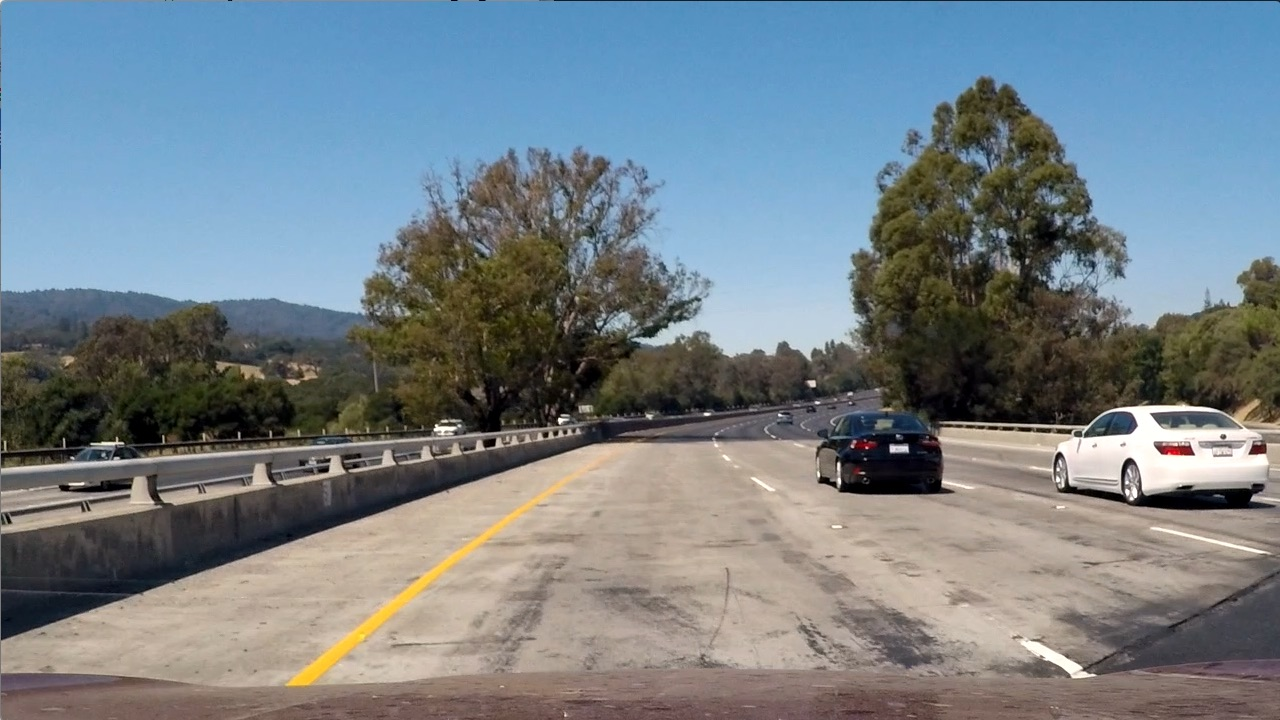
#> input picture test1.jpg, 1280 x 720 px
$ python -i change_prespective.py   (imports and definitions only)
#> lines starting #> are read from the running program, lines starting #| are printed output that depends on the picture; after the words box and inside, x2 and y2 are one past the last pixel; in counts of white or black regions, pixels touching at a corner belong together
import cv2
import numpy as np
import cv2 as cv
import matplotlib.pyplot as plt
import matplotlib

# [1 line not run here, left out]


# [7 lines left out: function warp, not called in this run]


def abs_sobel_thresh(img, orient='x', sobel_kernel=3, thresh=(0, 255)):
    gray = cv.cvtColor(img, cv.COLOR_BGR2GRAY)
    if orient == 'x':
        _sobel = cv.Sobel(gray, cv.CV_64F, 1, 0, ksize=sobel_kernel)
    else:
        _sobel = cv.Sobel(gray, cv.CV_64F, 0, 1, ksize=sobel_kernel)
    abs_sobel = np.absolute(_sobel)
    scaled_sobel = np.uint8(255 * abs_sobel / np.max(abs_sobel))
    s_binary = np.zeros_like(scaled_sobel)
    s_binary[(scaled_sobel > thresh[0]) & (scaled_sobel < thresh[1])] = 1
    return s_binary


def mag_thresh(img, sobel_kernel=3, thresh_mag=(0, 255)):
    gray = cv.cvtColor(img, cv.COLOR_BGR2GRAY)
    x_sobel = cv.Sobel(gray, cv.CV_64F, 1, 0, ksize=sobel_kernel)
    y_sobel = cv.Sobel(gray, cv.CV_64F, 0, 1, ksize=sobel_kernel)
    abs_sobelx = np.absolute(x_sobel)
    abs_sobely = np.absolute(y_sobel)
    magnitude = np.sqrt(np.square(abs_sobelx) + np.square(abs_sobely))
    scaled_magnitude = np.uint8(255 * magnitude / np.max(magnitude))
    s_binary = np.zeros_like(scaled_magnitude)
    s_binary[(scaled_magnitude >= thresh_mag[0]) & (scaled_magnitude <= thresh_mag[1])] = 1
    return s_binary


def dir_thresh(img, sobel_kernel=3, thresh_=(0, np.pi / 2)):
    gray = cv.cvtColor(img, cv.COLOR_BGR2GRAY)
    x_sobel = cv.Sobel(gray, cv.CV_64F, 1, 0, ksize=sobel_kernel)
    y_sobel = cv.Sobel(gray, cv.CV_64F, 0, 1, ksize=sobel_kernel)
    abs_sobelx = np.absolute(x_sobel)
    abs_sobely = np.absolute(y_sobel)
    direction = np.arctan2(abs_sobely, abs_sobelx)
    s_binary = np.zeros_like(direction)
    s_binary[(direction >= thresh_[0]) & (direction <= thresh_[1])] = 1
    return s_binary


def hls_select(_image, thresh=(0, 255)):
    hls = cv.cvtColor(_image, cv.COLOR_BGR2HLS)
    s_channel = hls[:, :, 2]
    binary_output = np.zeros_like(s_channel)
    binary_output[(s_channel >= thresh[0]) & (s_channel <= thresh[1])] = 1
    return binary_output


def binarization(img):
    gradx = abs_sobel_thresh(img, 'x', 5, (40, 100))
    grady = abs_sobel_thresh(img, 'y', 5, (40, 100))
    mag_binary = mag_thresh(img, 5, (40, 100))
    dir_binary = dir_thresh(img, 13, (0.7, 1.3))
    HLS = hls_select(img, (110, 255))
    combined = np.zeros_like(dir_binary)
    combined[((gradx == 1) & (grady == 1)) | ((mag_binary == 1) & (dir_binary == 1)) | HLS == 1] = 1
    return combined

# [38 lines of commented-out code are left out]

>>> import cv2
>>> picture = cv2.imread('test1.jpg')
#> picture is the input picture: shape (720, 1280, 3); mean B, G, R 135.5, 128.7, 117.5
>>> result = binarization(picture)
#> in binarization, `gradx = abs_sobel_thresh(img, 'x', 5, (40, 100))`:
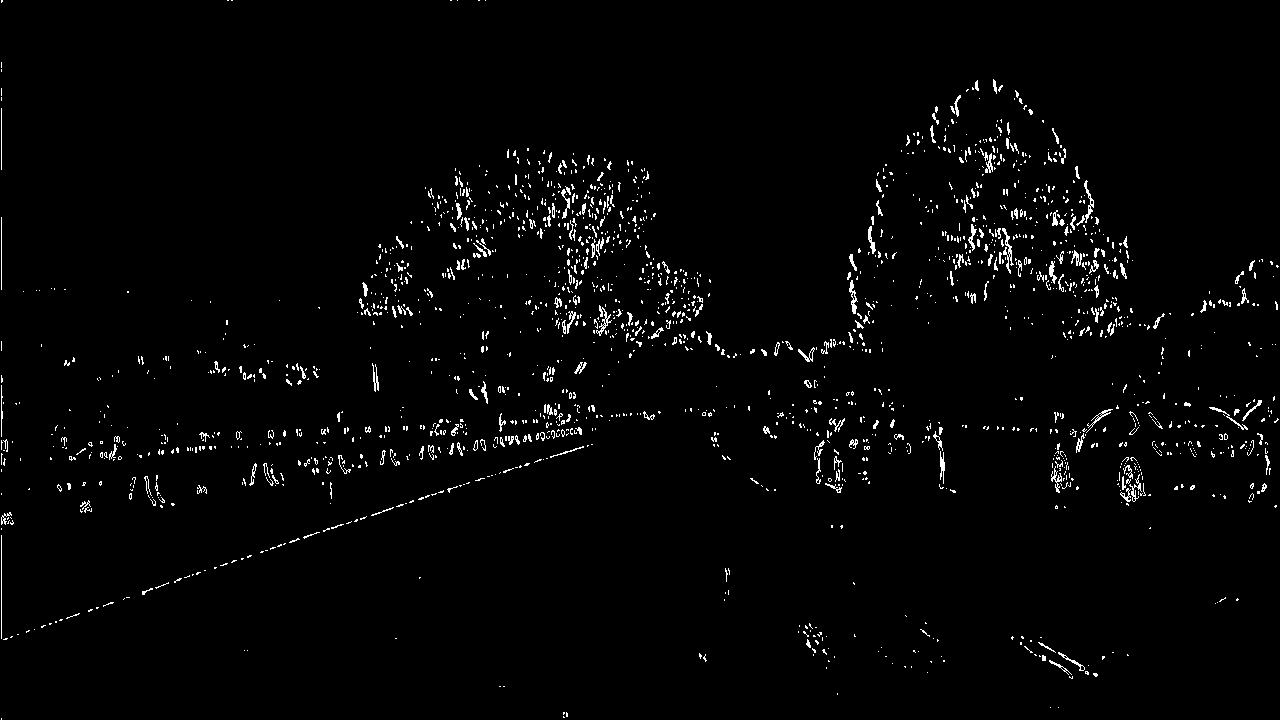
#> gradx: shape (720, 1280); values 0 (black) and 1 (white), 2% white in thin lines or dots
#> in binarization, `dir_binary = dir_thresh(img, 13, (0.7, 1.3))`:
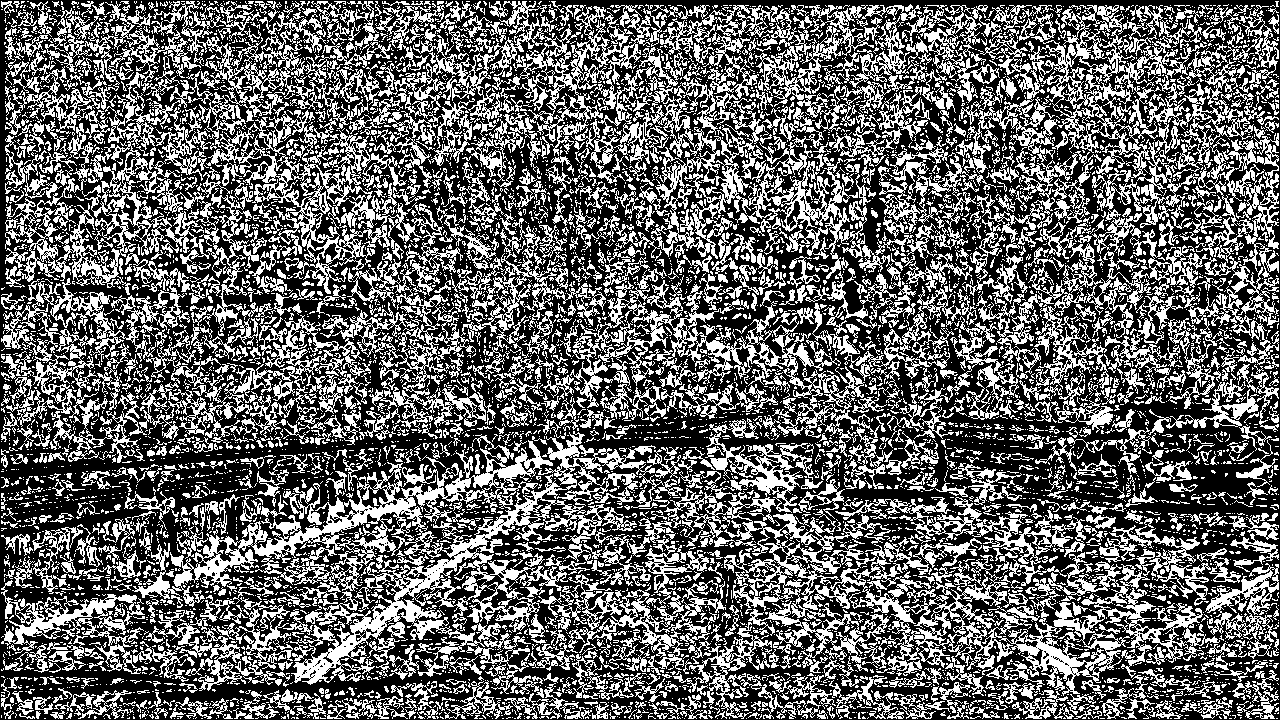
#> dir_binary: shape (720, 1280) float64; values 0 (black) and 1 (white), 39.3% white in thin lines or dots
#> in hls_select, `s_channel = hls[:, :, 2]`:
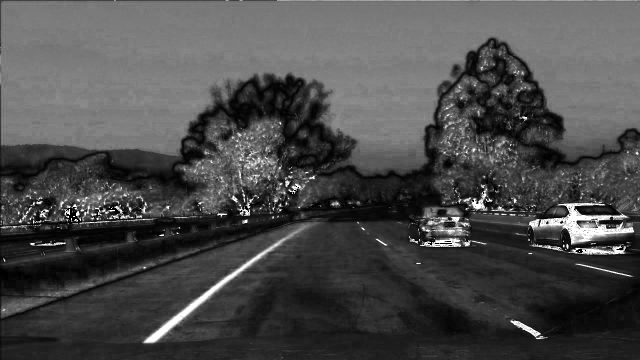
#> s_channel: shape (720, 1280) (shown at 1/2 size); min 0, max 255, mean 74.4
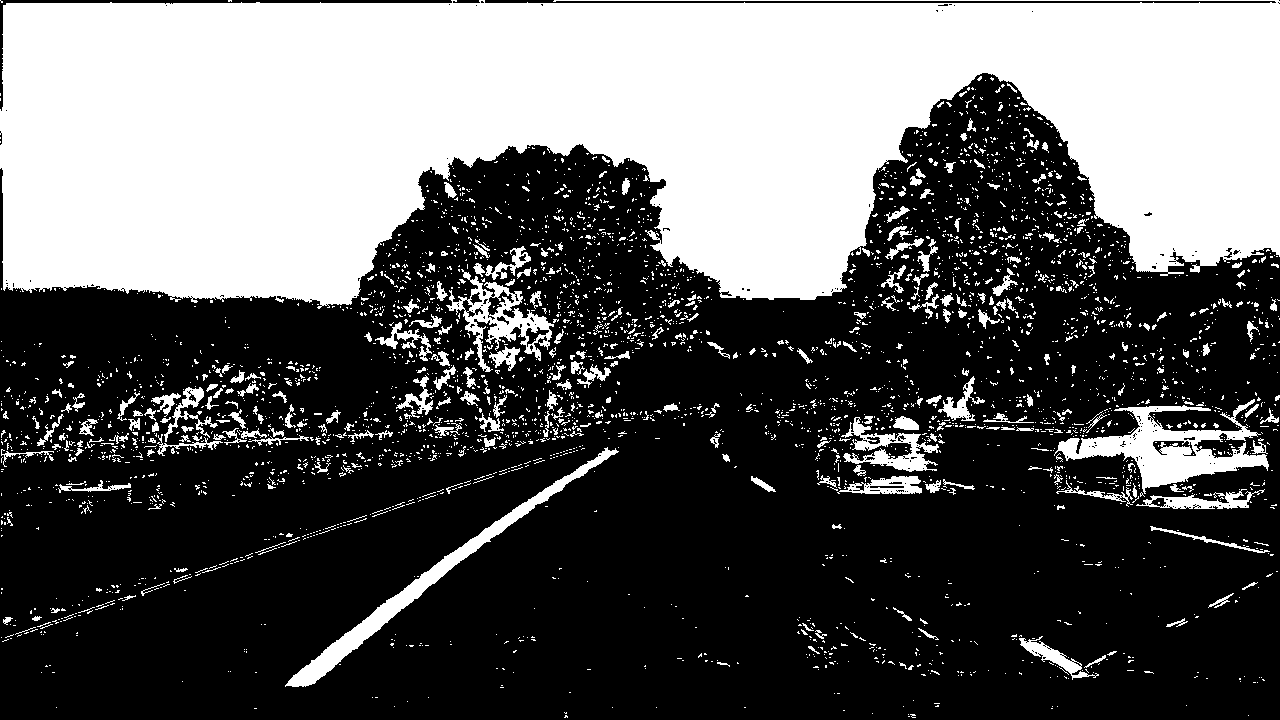
#> result: shape (720, 1280) float64; values 0 (black) and 1 (white), 37.2% white; 3632 white regions (3307 under 20 px), largest, box (x1, y1, x2, y2) and area: (0, 0, 1280, 309) 288739, (1054, 399, 1269, 494) 6943, (285, 447, 619, 687) 5276

$ run again, on test2.jpg
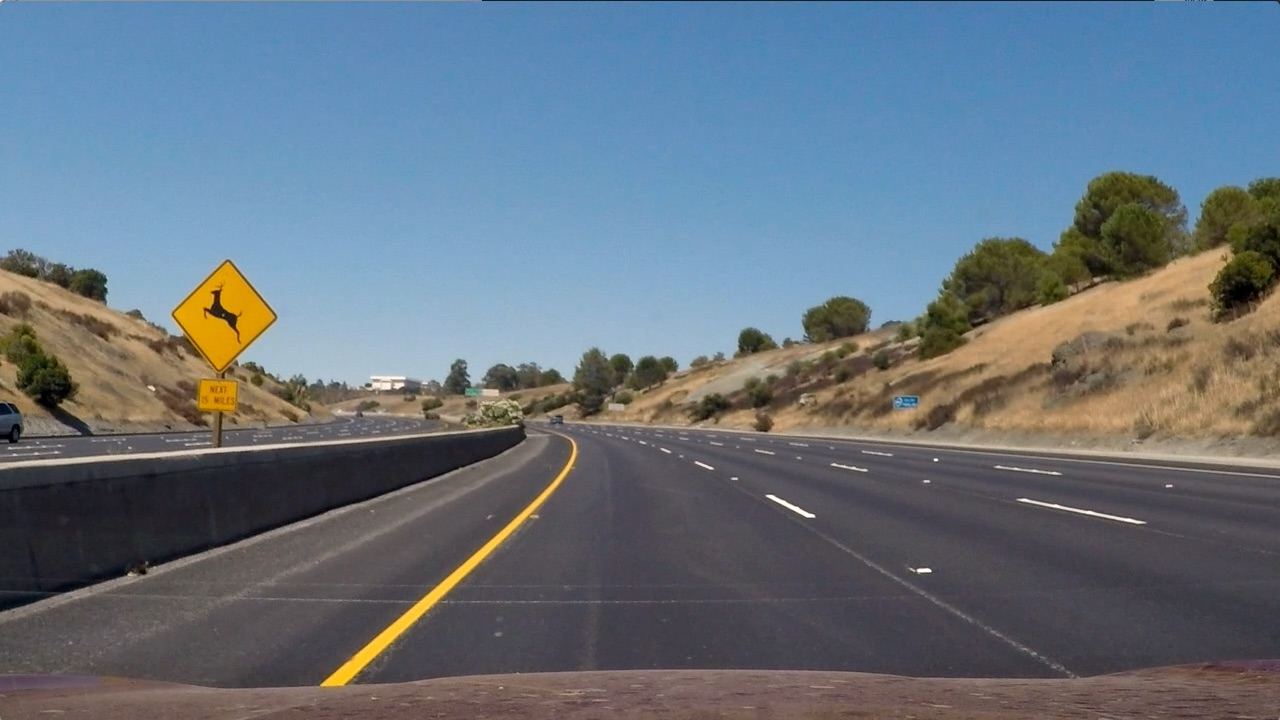
#> input picture test2.jpg, 1280 x 720 px
#> picture is the input picture: shape (720, 1280, 3); mean B, G, R 125.5, 114.6, 102.8
#> in binarization, `gradx = abs_sobel_thresh(img, 'x', 5, (40, 100))`:
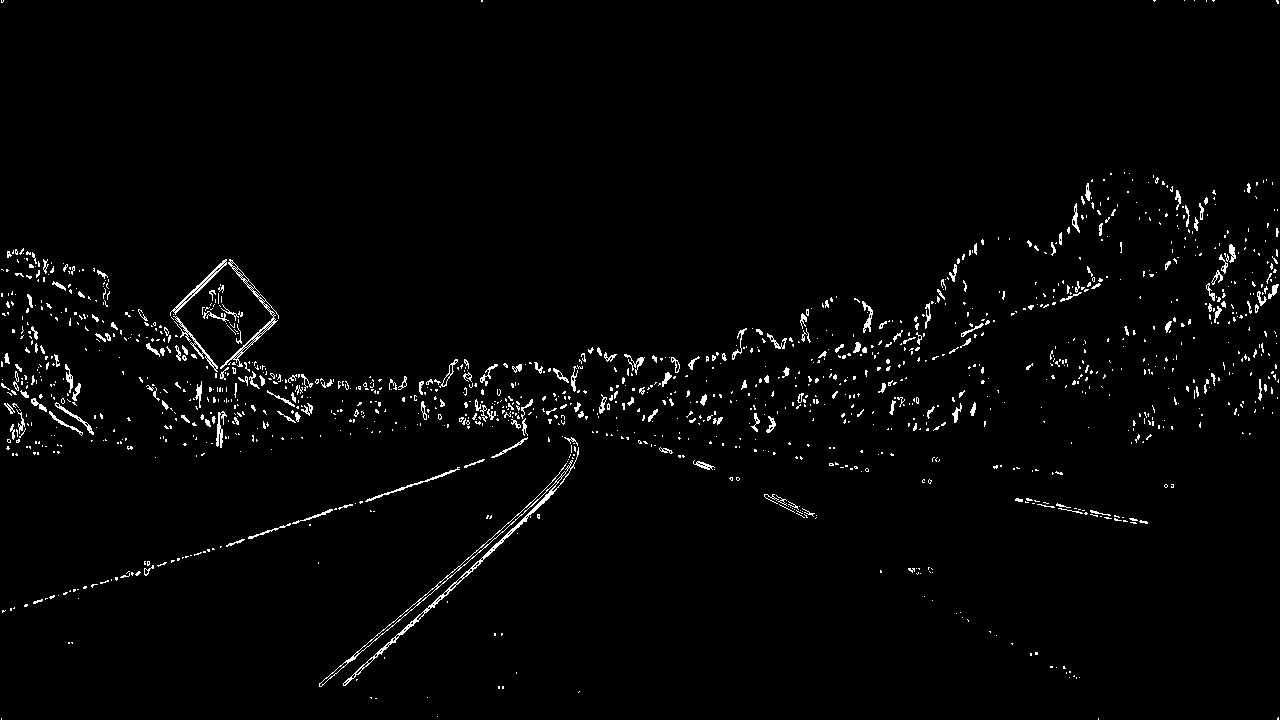
#> gradx: shape (720, 1280); values 0 (black) and 1 (white), 2% white in thin lines or dots
#> grady: shape (720, 1280); values 0 (black) and 1 (white), 3.5% white in thin lines or dots
#> mag_binary: shape (720, 1280); values 0 (black) and 1 (white), 4.8% white in thin lines or dots
#> dir_binary: shape (720, 1280) float64; values 0 (black) and 1 (white), 41.1% white in thin lines or dots
#> hls: shape (720, 1280, 3); mean of channels 0, 1, 2 86.2, 113.9, 64.8
#> HLS: shape (720, 1280); values 0 (black) and 1 (white), 3.9% white; 1185 white regions (1073 under 20 px), largest, box (x1, y1, x2, y2) and area: (172, 262, 276, 430) 7903, (320, 442, 576, 688) 4333, (990, 252, 1222, 342) 3591
#> `result = binarization(picture)`:
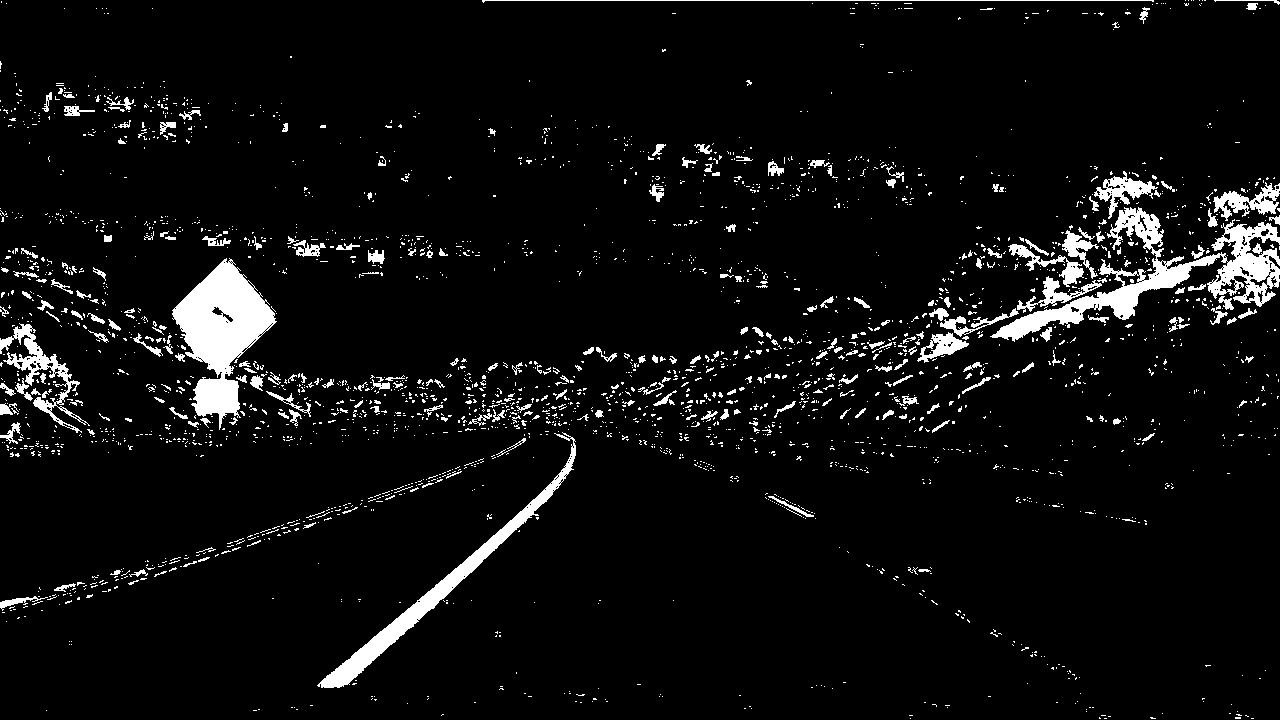
#> result: shape (720, 1280) float64; values 0 (black) and 1 (white), 5.6% white; 2819 white regions (2560 under 20 px), largest, box (x1, y1, x2, y2) and area: (990, 207, 1280, 342) 8587, (172, 258, 277, 430) 8338, (317, 432, 576, 688) 4711
